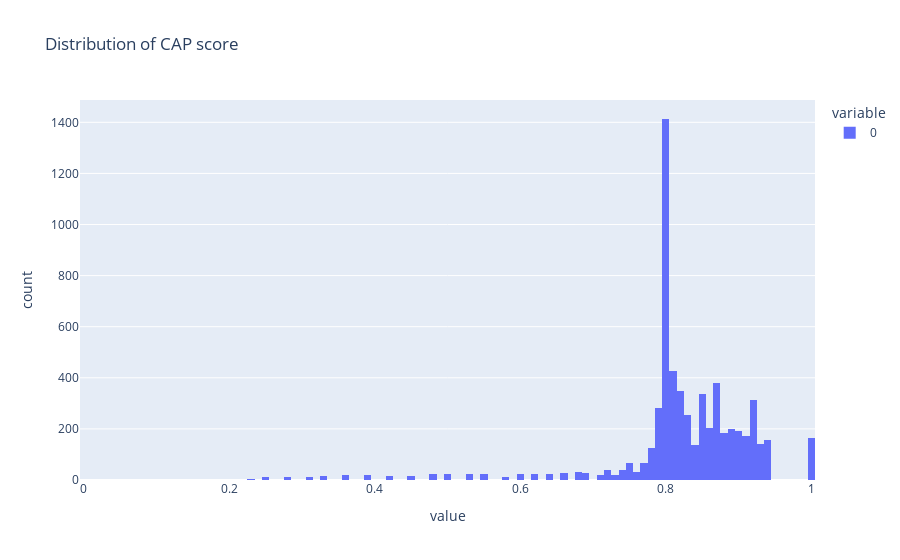

Here is the notebook cell this chart was saved with:
### Code cell
fig = px.histogram(box, title="Distribution of CAP score")
fig.show()

### Figure 1 — Plotly figure (JSON) as saved in the notebook; plotly's stock layout.template omitted (floating-point values rounded to 4 significant figures; data arrays with more than 128 entries replaced by an {"elided": "..."} marker saying what was removed)
{"data": [{"alignmentgroup": "True", "bingroup": "x", "hovertemplate": "variable=0<br>value=%{x}<br>count=%{y}<extra></extra>", "legendgroup": "0", "marker": {"color": "#636efa"}, "name": "0", "offsetgroup": "0", "orientation": "v", "showlegend": true, "type": "histogram", "x": {"elided": "6101 float values"}, "xaxis": "x", "yaxis": "y"}], "layout": {"barmode": "relative", "legend": {"title": {"text": "variable"}, "tracegroupgap": 0}, "title": {"text": "Distribution of CAP score"}, "xaxis": {"anchor": "y", "domain": [0, 1], "title": {"text": "value"}}, "yaxis": {"anchor": "x", "domain": [0, 1], "title": {"text": "count"}}}}
